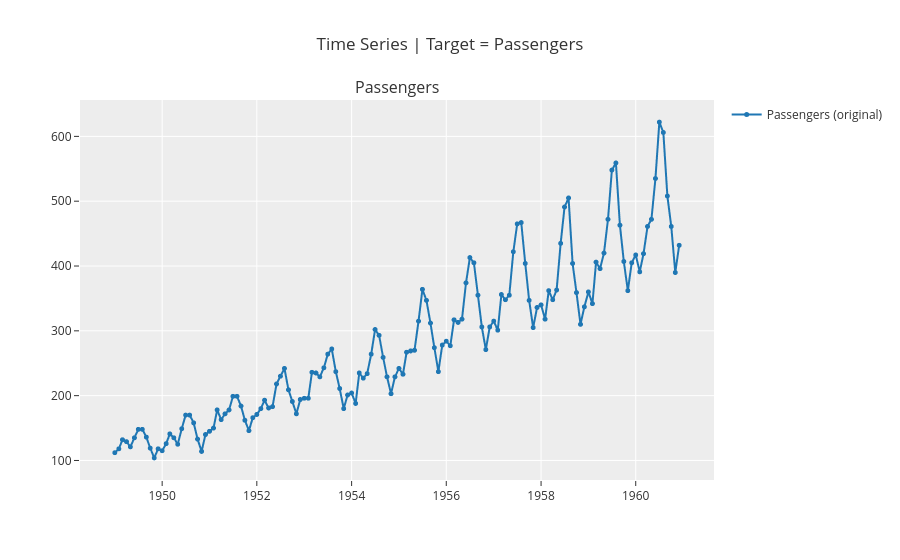
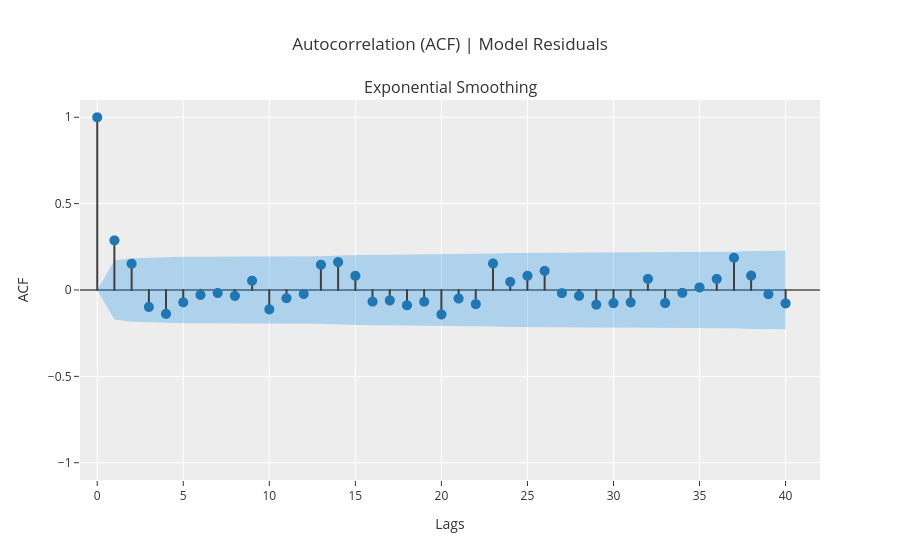
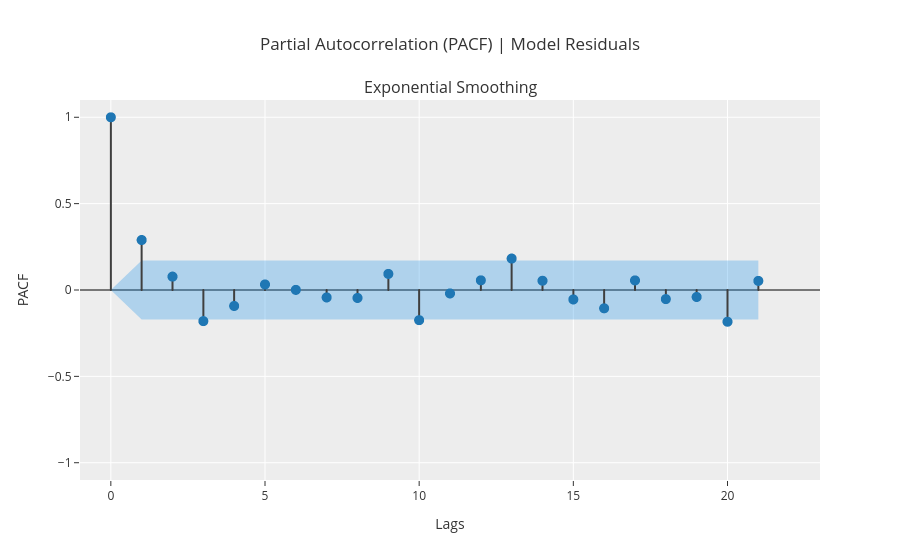
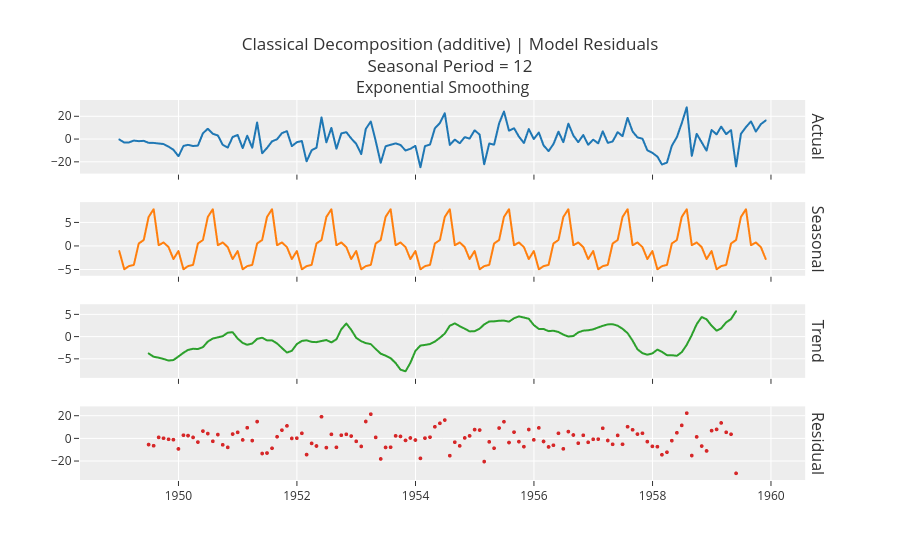

Here is the notebook cell these charts were saved with, in order:
### Code cell
plot_model(model,plot='ts') # Visualisation de serie
plot_model(model,plot='acf') # Autocorrelation 
plot_model(model,plot='pacf') # Autocorrelation partielle
plot_model(model,plot='decomp') # Decomposition (tendance, saisonnalite, residu)
# plot_model(model,plot='dist')

### Figure 1 — Plotly figure (JSON) as saved in the notebook; plotly's stock layout.template omitted (floating-point values rounded to 4 significant figures; data arrays with more than 128 entries replaced by an {"elided": "..."} marker saying what was removed)
{"data": [{"line": {"color": "rgb(31, 119, 180)", "width": 2}, "marker": {"color": "rgb(31, 119, 180)", "size": 5}, "mode": "lines+markers", "name": "Passengers (original)", "type": "scattergl", "x": {"elided": "144 str values"}, "xaxis": "x", "y": {"elided": "144 int values"}, "yaxis": "y"}], "layout": {"annotations": [{"font": {"size": 16}, "showarrow": false, "text": "Passengers", "x": 0.5, "xanchor": "center", "xref": "paper", "y": 1, "yanchor": "bottom", "yref": "paper"}], "showlegend": true, "title": {"text": "Time Series | Target = Passengers"}, "xaxis": {"anchor": "y", "domain": [0, 1]}, "yaxis": {"anchor": "x", "domain": [0, 1]}}}

### Figure 2 — Plotly figure (JSON) as saved in the notebook; plotly's stock layout.template omitted (floating-point values rounded to 4 significant figures)
{"data": [{"line": {"color": "#3f3f3f"}, "marker": {"size": 10}, "mode": "lines", "name": "ACF", "showlegend": false, "type": "scattergl", "x": [0, 0], "xaxis": "x", "y": [0, 1], "yaxis": "y"}, {"line": {"color": "#3f3f3f"}, "marker": {"size": 10}, "mode": "lines", "name": "ACF", "showlegend": false, "type": "scattergl", "x": [1, 1], "xaxis": "x", "y": [0, 0.2871], "yaxis": "y"}, {"line": {"color": "#3f3f3f"}, "marker": {"size": 10}, "mode": "lines", "name": "ACF", "showlegend": false, "type": "scattergl", "x": [2, 2], "xaxis": "x", "y": [0, 0.1523], "yaxis": "y"}, {"line": {"color": "#3f3f3f"}, "marker": {"size": 10}, "mode": "lines", "name": "ACF", "showlegend": false, "type": "scattergl", "x": [3, 3], "xaxis": "x", "y": [0, -0.09814], "yaxis": "y"}, {"line": {"color": "#3f3f3f"}, "marker": {"size": 10}, "mode": "lines", "name": "ACF", "showlegend": false, "type": "scattergl", "x": [4, 4], "xaxis": "x", "y": [0, -0.1381], "yaxis": "y"}, {"line": {"color": "#3f3f3f"}, "marker": {"size": 10}, "mode": "lines", "name": "ACF", "showlegend": false, "type": "scattergl", "x": [5, 5], "xaxis": "x", "y": [0, -0.07128], "yaxis": "y"}, {"line": {"color": "#3f3f3f"}, "marker": {"size": 10}, "mode": "lines", "name": "ACF", "showlegend": false, "type": "scattergl", "x": [6, 6], "xaxis": "x", "y": [0, -0.02847], "yaxis": "y"}, {"line": {"color": "#3f3f3f"}, "marker": {"size": 10}, "mode": "lines", "name": "ACF", "showlegend": false, "type": "scattergl", "x": [7, 7], "xaxis": "x", "y": [0, -0.01728], "yaxis": "y"}, {"line": {"color": "#3f3f3f"}, "marker": {"size": 10}, "mode": "lines", "name": "ACF", "showlegend": false, "type": "scattergl", "x": [8, 8], "xaxis": "x", "y": [0, -0.03393], "yaxis": "y"}, {"line": {"color": "#3f3f3f"}, "marker": {"size": 10}, "mode": "lines", "name": "ACF", "showlegend": false, "type": "scattergl", "x": [9, 9], "xaxis": "x", "y": [0, 0.05376], "yaxis": "y"}, {"line": {"color": "#3f3f3f"}, "marker": {"size": 10}, "mode": "lines", "name": "ACF", "showlegend": false, "type": "scattergl", "x": [10, 10], "xaxis": "x", "y": [0, -0.112], "yaxis": "y"}, {"line": {"color": "#3f3f3f"}, "marker": {"size": 10}, "mode": "lines", "name": "ACF", "showlegend": false, "type": "scattergl", "x": [11, 11], "xaxis": "x", "y": [0, -0.04733], "yaxis": "y"}, {"line": {"color": "#3f3f3f"}, "marker": {"size": 10}, "mode": "lines", "name": "ACF", "showlegend": false, "type": "scattergl", "x": [12, 12], "xaxis": "x", "y": [0, -0.02307], "yaxis": "y"}, {"line": {"color": "#3f3f3f"}, "marker": {"size": 10}, "mode": "lines", "name": "ACF", "showlegend": false, "type": "scattergl", "x": [13, 13], "xaxis": "x", "y": [0, 0.1463], "yaxis": "y"}, {"line": {"color": "#3f3f3f"}, "marker": {"size": 10}, "mode": "lines", "name": "ACF", "showlegend": false, "type": "scattergl", "x": [14, 14], "xaxis": "x", "y": [0, 0.1613], "yaxis": "y"}, {"line": {"color": "#3f3f3f"}, "marker": {"size": 10}, "mode": "lines", "name": "ACF", "showlegend": false, "type": "scattergl", "x": [15, 15], "xaxis": "x", "y": [0, 0.08217], "yaxis": "y"}, {"line": {"color": "#3f3f3f"}, "marker": {"size": 10}, "mode": "lines", "name": "ACF", "showlegend": false, "type": "scattergl", "x": [16, 16], "xaxis": "x", "y": [0, -0.06708], "yaxis": "y"}, {"line": {"color": "#3f3f3f"}, "marker": {"size": 10}, "mode": "lines", "name": "ACF", "showlegend": false, "type": "scattergl", "x": [17, 17], "xaxis": "x", "y": [0, -0.06017], "yaxis": "y"}, {"line": {"color": "#3f3f3f"}, "marker": {"size": 10}, "mode": "lines", "name": "ACF", "showlegend": false, "type": "scattergl", "x": [18, 18], "xaxis": "x", "y": [0, -0.08822], "yaxis": "y"}, {"line": {"color": "#3f3f3f"}, "marker": {"size": 10}, "mode": "lines", "name": "ACF", "showlegend": false, "type": "scattergl", "x": [19, 19], "xaxis": "x", "y": [0, -0.06783], "yaxis": "y"}, {"line": {"color": "#3f3f3f"}, "marker": {"size": 10}, "mode": "lines", "name": "ACF", "showlegend": false, "type": "scattergl", "x": [20, 20], "xaxis": "x", "y": [0, -0.1415], "yaxis": "y"}, {"line": {"color": "#3f3f3f"}, "marker": {"size": 10}, "mode": "lines", "name": "ACF", "showlegend": false, "type": "scattergl", "x": [21, 21], "xaxis": "x", "y": [0, -0.04922], "yaxis": "y"}, {"line": {"color": "#3f3f3f"}, "marker": {"size": 10}, "mode": "lines", "name": "ACF", "showlegend": false, "type": "scattergl", "x": [22, 22], "xaxis": "x", "y": [0, -0.08162], "yaxis": "y"}, {"line": {"color": "#3f3f3f"}, "marker": {"size": 10}, "mode": "lines", "name": "ACF", "showlegend": false, "type": "scattergl", "x": [23, 23], "xaxis": "x", "y": [0, 0.1537], "yaxis": "y"}, {"line": {"color": "#3f3f3f"}, "marker": {"size": 10}, "mode": "lines", "name": "ACF", "showlegend": false, "type": "scattergl", "x": [24, 24], "xaxis": "x", "y": [0, 0.04733], "yaxis": "y"}, {"line": {"color": "#3f3f3f"}, "marker": {"size": 10}, "mode": "lines", "name": "ACF", "showlegend": false, "type": "scattergl", "x": [25, 25], "xaxis": "x", "y": [0, 0.08246], "yaxis": "y"}, {"line": {"color": "#3f3f3f"}, "marker": {"size": 10}, "mode": "lines", "name": "ACF", "showlegend": false, "type": "scattergl", "x": [26, 26], "xaxis": "x", "y": [0, 0.1108], "yaxis": "y"}, {"line": {"color": "#3f3f3f"}, "marker": {"size": 10}, "mode": "lines", "name": "ACF", "showlegend": false, "type": "scattergl", "x": [27, 27], "xaxis": "x", "y": [0, -0.01824], "yaxis": "y"}, {"line": {"color": "#3f3f3f"}, "marker": {"size": 10}, "mode": "lines", "name": "ACF", "showlegend": false, "type": "scattergl", "x": [28, 28], "xaxis": "x", "y": [0, -0.03367], "yaxis": "y"}, {"line": {"color": "#3f3f3f"}, "marker": {"size": 10}, "mode": "lines", "name": "ACF", "showlegend": false, "type": "scattergl", "x": [29, 29], "xaxis": "x", "y": [0, -0.08487], "yaxis": "y"}, {"line": {"color": "#3f3f3f"}, "marker": {"size": 10}, "mode": "lines", "name": "ACF", "showlegend": false, "type": "scattergl", "x": [30, 30], "xaxis": "x", "y": [0, -0.07595], "yaxis": "y"}, {"line": {"color": "#3f3f3f"}, "marker": {"size": 10}, "mode": "lines", "name": "ACF", "showlegend": false, "type": "scattergl", "x": [31, 31], "xaxis": "x", "y": [0, -0.07143], "yaxis": "y"}, {"line": {"color": "#3f3f3f"}, "marker": {"size": 10}, "mode": "lines", "name": "ACF", "showlegend": false, "type": "scattergl", "x": [32, 32], "xaxis": "x", "y": [0, 0.06404], "yaxis": "y"}, {"line": {"color": "#3f3f3f"}, "marker": {"size": 10}, "mode": "lines", "name": "ACF", "showlegend": false, "type": "scattergl", "x": [33, 33], "xaxis": "x", "y": [0, -0.07541], "yaxis": "y"}, {"line": {"color": "#3f3f3f"}, "marker": {"size": 10}, "mode": "lines", "name": "ACF", "showlegend": false, "type": "scattergl", "x": [34, 34], "xaxis": "x", "y": [0, -0.01623], "yaxis": "y"}, {"line": {"color": "#3f3f3f"}, "marker": {"size": 10}, "mode": "lines", "name": "ACF", "showlegend": false, "type": "scattergl", "x": [35, 35], "xaxis": "x", "y": [0, 0.01506], "yaxis": "y"}, {"line": {"color": "#3f3f3f"}, "marker": {"size": 10}, "mode": "lines", "name": "ACF", "showlegend": false, "type": "scattergl", "x": [36, 36], "xaxis": "x", "y": [0, 0.06401], "yaxis": "y"}, {"line": {"color": "#3f3f3f"}, "marker": {"size": 10}, "mode": "lines", "name": "ACF", "showlegend": false, "type": "scattergl", "x": [37, 37], "xaxis": "x", "y": [0, 0.1869], "yaxis": "y"}, {"line": {"color": "#3f3f3f"}, "marker": {"size": 10}, "mode": "lines", "name": "ACF", "showlegend": false, "type": "scattergl", "x": [38, 38], "xaxis": "x", "y": [0, 0.08347], "yaxis": "y"}, {"line": {"color": "#3f3f3f"}, "marker": {"size": 10}, "mode": "lines", "name": "ACF", "showlegend": false, "type": "scattergl", "x": [39, 39], "xaxis": "x", "y": [0, -0.02409], "yaxis": "y"}, {"line": {"color": "#3f3f3f"}, "marker": {"size": 10}, "mode": "lines", "name": "ACF", "showlegend": false, "type": "scattergl", "x": [40, 40], "xaxis": "x", "y": [0, -0.0775], "yaxis": "y"}, {"marker": {"color": "#1f77b4", "size": 10}, "mode": "markers", "name": "ACF", "showlegend": false, "type": "scattergl", "x": [0, 1, 2, 3, 4, 5, 6, 7, 8, 9, 10, 11, 12, 13, 14, 15, 16, 17, 18, 19, 20, 21, 22, 23, 24, 25, 26, 27, 28, 29, 30, 31, 32, 33, 34, 35, 36, 37, 38, 39, 40], "xaxis": "x", "y": [1.0, 0.2871, 0.1523, -0.09814, -0.1381, -0.07128, -0.02847, -0.01728, -0.03393, 0.05376, -0.112, -0.04733, -0.02307, 0.1463, 0.1613, 0.08217, -0.06708, -0.06017, -0.08822, -0.06783, -0.1415, -0.04922, -0.08162, 0.1537, 0.04733, 0.08246, 0.1108, -0.01824, -0.03367, -0.08487, -0.07595, -0.07143, 0.06404, -0.07541, -0.01623, 0.01506, 0.06401, 0.1869, 0.08347, -0.02409, -0.0775], "yaxis": "y"}, {"line": {"color": "rgba(255,255,255,0)"}, "marker": {"size": 10}, "mode": "lines", "name": "UC", "showlegend": false, "type": "scatter", "x": [0, 1, 2, 3, 4, 5, 6, 7, 8, 9, 10, 11, 12, 13, 14, 15, 16, 17, 18, 19, 20, 21, 22, 23, 24, 25, 26, 27, 28, 29, 30, 31, 32, 33, 34, 35, 36, 37, 38, 39, 40], "xaxis": "x", "y": [0.0, 0.1706, 0.1841, 0.1877, 0.1892, 0.1921, 0.1929, 0.193, 0.1931, 0.1933, 0.1937, 0.1956, 0.1959, 0.196, 0.1991, 0.2029, 0.2039, 0.2045, 0.205, 0.2061, 0.2068, 0.2096, 0.2099, 0.2108, 0.2141, 0.2144, 0.2153, 0.2169, 0.217, 0.2171, 0.2181, 0.2189, 0.2195, 0.2201, 0.2208, 0.2209, 0.2209, 0.2214, 0.226, 0.2269, 0.227], "yaxis": "y"}, {"fill": "tonexty", "fillcolor": "rgba(32, 146, 230,0.3)", "line": {"color": "rgba(255,255,255,0)"}, "marker": {"size": 10}, "mode": "lines", "name": "LC", "showlegend": false, "type": "scatter", "x": [0, 1, 2, 3, 4, 5, 6, 7, 8, 9, 10, 11, 12, 13, 14, 15, 16, 17, 18, 19, 20, 21, 22, 23, 24, 25, 26, 27, 28, 29, 30, 31, 32, 33, 34, 35, 36, 37, 38, 39, 40], "xaxis": "x", "y": [0.0, -0.1706, -0.1841, -0.1877, -0.1892, -0.1921, -0.1929, -0.193, -0.1931, -0.1933, -0.1937, -0.1956, -0.1959, -0.196, -0.1991, -0.2029, -0.2039, -0.2045, -0.205, -0.2061, -0.2068, -0.2096, -0.2099, -0.2108, -0.2141, -0.2144, -0.2153, -0.2169, -0.217, -0.2171, -0.2181, -0.2189, -0.2195, -0.2201, -0.2208, -0.2209, -0.2209, -0.2214, -0.226, -0.2269, -0.227], "yaxis": "y"}], "layout": {"annotations": [{"font": {"size": 16}, "showarrow": false, "text": "Exponential Smoothing", "x": 0.5, "xanchor": "center", "xref": "paper", "y": 1, "yanchor": "bottom", "yref": "paper"}], "showlegend": false, "title": {"text": "Autocorrelation (ACF) | Model Residuals"}, "xaxis": {"anchor": "y", "domain": [0, 1], "range": [-1, 42], "title": {"text": "Lags"}}, "yaxis": {"anchor": "x", "domain": [0, 1], "range": [-1.1, 1.1], "title": {"text": "ACF"}, "zerolinecolor": "#000000"}}}

### Figure 3 — Plotly figure (JSON) as saved in the notebook; plotly's stock layout.template omitted (floating-point values rounded to 4 significant figures)
{"data": [{"line": {"color": "#3f3f3f"}, "marker": {"size": 10}, "mode": "lines", "name": "PACF", "showlegend": false, "type": "scattergl", "x": [0, 0], "xaxis": "x", "y": [0, 1], "yaxis": "y"}, {"line": {"color": "#3f3f3f"}, "marker": {"size": 10}, "mode": "lines", "name": "PACF", "showlegend": false, "type": "scattergl", "x": [1, 1], "xaxis": "x", "y": [0, 0.2893], "yaxis": "y"}, {"line": {"color": "#3f3f3f"}, "marker": {"size": 10}, "mode": "lines", "name": "PACF", "showlegend": false, "type": "scattergl", "x": [2, 2], "xaxis": "x", "y": [0, 0.07749], "yaxis": "y"}, {"line": {"color": "#3f3f3f"}, "marker": {"size": 10}, "mode": "lines", "name": "PACF", "showlegend": false, "type": "scattergl", "x": [3, 3], "xaxis": "x", "y": [0, -0.1802], "yaxis": "y"}, {"line": {"color": "#3f3f3f"}, "marker": {"size": 10}, "mode": "lines", "name": "PACF", "showlegend": false, "type": "scattergl", "x": [4, 4], "xaxis": "x", "y": [0, -0.09253], "yaxis": "y"}, {"line": {"color": "#3f3f3f"}, "marker": {"size": 10}, "mode": "lines", "name": "PACF", "showlegend": false, "type": "scattergl", "x": [5, 5], "xaxis": "x", "y": [0, 0.03196], "yaxis": "y"}, {"line": {"color": "#3f3f3f"}, "marker": {"size": 10}, "mode": "lines", "name": "PACF", "showlegend": false, "type": "scattergl", "x": [6, 6], "xaxis": "x", "y": [0, 0.0007478], "yaxis": "y"}, {"line": {"color": "#3f3f3f"}, "marker": {"size": 10}, "mode": "lines", "name": "PACF", "showlegend": false, "type": "scattergl", "x": [7, 7], "xaxis": "x", "y": [0, -0.04308], "yaxis": "y"}, {"line": {"color": "#3f3f3f"}, "marker": {"size": 10}, "mode": "lines", "name": "PACF", "showlegend": false, "type": "scattergl", "x": [8, 8], "xaxis": "x", "y": [0, -0.04594], "yaxis": "y"}, {"line": {"color": "#3f3f3f"}, "marker": {"size": 10}, "mode": "lines", "name": "PACF", "showlegend": false, "type": "scattergl", "x": [9, 9], "xaxis": "x", "y": [0, 0.09318], "yaxis": "y"}, {"line": {"color": "#3f3f3f"}, "marker": {"size": 10}, "mode": "lines", "name": "PACF", "showlegend": false, "type": "scattergl", "x": [10, 10], "xaxis": "x", "y": [0, -0.1746], "yaxis": "y"}, {"line": {"color": "#3f3f3f"}, "marker": {"size": 10}, "mode": "lines", "name": "PACF", "showlegend": false, "type": "scattergl", "x": [11, 11], "xaxis": "x", "y": [0, -0.01981], "yaxis": "y"}, {"line": {"color": "#3f3f3f"}, "marker": {"size": 10}, "mode": "lines", "name": "PACF", "showlegend": false, "type": "scattergl", "x": [12, 12], "xaxis": "x", "y": [0, 0.05606], "yaxis": "y"}, {"line": {"color": "#3f3f3f"}, "marker": {"size": 10}, "mode": "lines", "name": "PACF", "showlegend": false, "type": "scattergl", "x": [13, 13], "xaxis": "x", "y": [0, 0.182], "yaxis": "y"}, {"line": {"color": "#3f3f3f"}, "marker": {"size": 10}, "mode": "lines", "name": "PACF", "showlegend": false, "type": "scattergl", "x": [14, 14], "xaxis": "x", "y": [0, 0.05355], "yaxis": "y"}, {"line": {"color": "#3f3f3f"}, "marker": {"size": 10}, "mode": "lines", "name": "PACF", "showlegend": false, "type": "scattergl", "x": [15, 15], "xaxis": "x", "y": [0, -0.05464], "yaxis": "y"}, {"line": {"color": "#3f3f3f"}, "marker": {"size": 10}, "mode": "lines", "name": "PACF", "showlegend": false, "type": "scattergl", "x": [16, 16], "xaxis": "x", "y": [0, -0.106], "yaxis": "y"}, {"line": {"color": "#3f3f3f"}, "marker": {"size": 10}, "mode": "lines", "name": "PACF", "showlegend": false, "type": "scattergl", "x": [17, 17], "xaxis": "x", "y": [0, 0.05553], "yaxis": "y"}, {"line": {"color": "#3f3f3f"}, "marker": {"size": 10}, "mode": "lines", "name": "PACF", "showlegend": false, "type": "scattergl", "x": [18, 18], "xaxis": "x", "y": [0, -0.05271], "yaxis": "y"}, {"line": {"color": "#3f3f3f"}, "marker": {"size": 10}, "mode": "lines", "name": "PACF", "showlegend": false, "type": "scattergl", "x": [19, 19], "xaxis": "x", "y": [0, -0.04032], "yaxis": "y"}, {"line": {"color": "#3f3f3f"}, "marker": {"size": 10}, "mode": "lines", "name": "PACF", "showlegend": false, "type": "scattergl", "x": [20, 20], "xaxis": "x", "y": [0, -0.1838], "yaxis": "y"}, {"line": {"color": "#3f3f3f"}, "marker": {"size": 10}, "mode": "lines", "name": "PACF", "showlegend": false, "type": "scattergl", "x": [21, 21], "xaxis": "x", "y": [0, 0.05257], "yaxis": "y"}, {"marker": {"color": "#1f77b4", "size": 10}, "mode": "markers", "name": "PACF", "showlegend": false, "type": "scattergl", "x": [0, 1, 2, 3, 4, 5, 6, 7, 8, 9, 10, 11, 12, 13, 14, 15, 16, 17, 18, 19, 20, 21], "xaxis": "x", "y": [1.0, 0.2893, 0.07749, -0.1802, -0.09253, 0.03196, 0.0007478, -0.04308, -0.04594, 0.09318, -0.1746, -0.01981, 0.05606, 0.182, 0.05355, -0.05464, -0.106, 0.05553, -0.05271, -0.04032, -0.1838, 0.05257], "yaxis": "y"}, {"line": {"color": "rgba(255,255,255,0)"}, "marker": {"size": 10}, "mode": "lines", "name": "UC", "showlegend": false, "type": "scatter", "x": [0, 1, 2, 3, 4, 5, 6, 7, 8, 9, 10, 11, 12, 13, 14, 15, 16, 17, 18, 19, 20, 21], "xaxis": "x", "y": [0.0, 0.1706, 0.1706, 0.1706, 0.1706, 0.1706, 0.1706, 0.1706, 0.1706, 0.1706, 0.1706, 0.1706, 0.1706, 0.1706, 0.1706, 0.1706, 0.1706, 0.1706, 0.1706, 0.1706, 0.1706, 0.1706], "yaxis": "y"}, {"fill": "tonexty", "fillcolor": "rgba(32, 146, 230,0.3)", "line": {"color": "rgba(255,255,255,0)"}, "marker": {"size": 10}, "mode": "lines", "name": "LC", "showlegend": false, "type": "scatter", "x": [0, 1, 2, 3, 4, 5, 6, 7, 8, 9, 10, 11, 12, 13, 14, 15, 16, 17, 18, 19, 20, 21], "xaxis": "x", "y": [0.0, -0.1706, -0.1706, -0.1706, -0.1706, -0.1706, -0.1706, -0.1706, -0.1706, -0.1706, -0.1706, -0.1706, -0.1706, -0.1706, -0.1706, -0.1706, -0.1706, -0.1706, -0.1706, -0.1706, -0.1706, -0.1706], "yaxis": "y"}], "layout": {"annotations": [{"font": {"size": 16}, "showarrow": false, "text": "Exponential Smoothing", "x": 0.5, "xanchor": "center", "xref": "paper", "y": 1, "yanchor": "bottom", "yref": "paper"}], "showlegend": false, "title": {"text": "Partial Autocorrelation (PACF) | Model Residuals"}, "xaxis": {"anchor": "y", "domain": [0, 1], "range": [-1, 23], "title": {"text": "Lags"}}, "yaxis": {"anchor": "x", "domain": [0, 1], "range": [-1.1, 1.1], "title": {"text": "PACF"}, "zerolinecolor": "#000000"}}}

### Figure 4 — Plotly figure (JSON) as saved in the notebook; plotly's stock layout.template omitted (floating-point values rounded to 4 significant figures; data arrays with more than 128 entries replaced by an {"elided": "..."} marker saying what was removed)
{"data": [{"line": {"color": "rgb(31, 119, 180)", "width": 2}, "marker": {"size": 2}, "mode": "lines+markers", "name": "Actual", "type": "scattergl", "x": {"elided": "132 str values"}, "xaxis": "x", "y": {"elided": "132 float values"}, "yaxis": "y"}, {"line": {"color": "rgb(255, 127, 14)", "width": 2}, "marker": {"size": 2}, "mode": "lines+markers", "name": "Seasonal", "type": "scattergl", "x": {"elided": "132 str values"}, "xaxis": "x2", "y": {"elided": "132 float values"}, "yaxis": "y2"}, {"line": {"color": "rgb(44, 160, 44)", "width": 2}, "marker": {"size": 2}, "mode": "lines+markers", "name": "Trend", "type": "scattergl", "x": {"elided": "132 str values"}, "xaxis": "x3", "y": {"elided": "132 float values"}, "yaxis": "y3"}, {"line": {"color": "rgb(214, 39, 40)", "width": 2}, "marker": {"size": 4}, "mode": "markers", "name": "Residuals", "type": "scattergl", "x": {"elided": "132 str values"}, "xaxis": "x4", "y": {"elided": "132 float values"}, "yaxis": "y4"}], "layout": {"annotations": [{"font": {"size": 16}, "showarrow": false, "text": "Exponential Smoothing", "x": 0.49, "xanchor": "center", "xref": "paper", "y": 1, "yanchor": "bottom", "yref": "paper"}, {"font": {"size": 16}, "showarrow": false, "text": "Actual", "textangle": 90, "x": 0.98, "xanchor": "left", "xref": "paper", "y": 0.9031, "yanchor": "middle", "yref": "paper"}, {"font": {"size": 16}, "showarrow": false, "text": "Seasonal", "textangle": 90, "x": 0.98, "xanchor": "left", "xref": "paper", "y": 0.6344, "yanchor": "middle", "yref": "paper"}, {"font": {"size": 16}, "showarrow": false, "text": "Trend", "textangle": 90, "x": 0.98, "xanchor": "left", "xref": "paper", "y": 0.3656, "yanchor": "middle", "yref": "paper"}, {"font": {"size": 16}, "showarrow": false, "text": "Residual", "textangle": 90, "x": 0.98, "xanchor": "left", "xref": "paper", "y": 0.09688, "yanchor": "middle", "yref": "paper"}], "showlegend": false, "title": {"text": "Classical Decomposition (additive) | Model Residuals<br>Seasonal Period = 12"}, "xaxis": {"anchor": "y", "domain": [0, 0.98], "matches": "x4", "showticklabels": false}, "xaxis2": {"anchor": "y2", "domain": [0, 0.98], "matches": "x4", "showticklabels": false}, "xaxis3": {"anchor": "y3", "domain": [0, 0.98], "matches": "x4", "showticklabels": false}, "xaxis4": {"anchor": "y4", "domain": [0, 0.98]}, "yaxis": {"anchor": "x", "domain": [0.8063, 1]}, "yaxis2": {"anchor": "x2", "domain": [0.5375, 0.7312]}, "yaxis3": {"anchor": "x3", "domain": [0.2687, 0.4625]}, "yaxis4": {"anchor": "x4", "domain": [0, 0.1938]}}}
